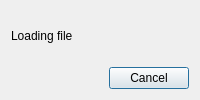
<?xml version="1.0" encoding="UTF-8"?>
<ui version="4.0">
 <class>FutureDialog</class>
 <widget class="QDialog" name="FutureDialog">
  <property name="windowTitle">
   <string>Dialog</string>
  </property>
  <layout class="QVBoxLayout" name="verticalLayout">
   <item>
    <widget class="QLabel" name="label">
     <property name="text">
      <string>Loading file</string>
     </property>
    </widget>
   </item>
   <item>
    <widget class="QDialogButtonBox" name="buttonBox">
     <property name="orientation">
      <enum>Qt::Horizontal</enum>
     </property>
     <property name="standardButtons">
      <set>QDialogButtonBox::Cancel</set>
     </property>
    </widget>
   </item>
  </layout>
 </widget>
 <resources/>
 <connections/>
</ui>
